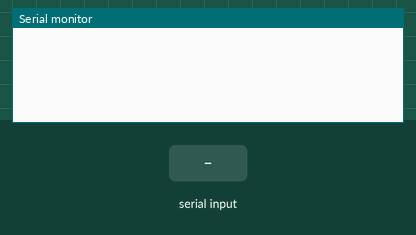
Simulated run of this sketch. Board: Arduino Uno, built with avr-gcc and run on an emulated ATmega328P. Shown: the last lines printed to the serial monitor. The inputs (shaded band) are chosen by the test bench.

Above: at 1.2 s.
1.3 s: "90,45\n" received over Serial
At 2.6 s:
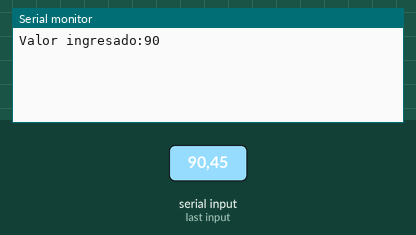
2.9 s: "30,150\n" received over Serial
At 3.7 s:
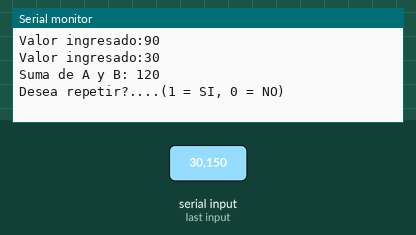

The sketch:

P14_MaquinaEstados_SumaNumeros.ino
```cpp
int estado = 0;

void setup() {
  // put your setup code here, to run once:
  Serial.begin(9600);
  Serial.setTimeout(10);
}

int valorA;
int valorB;
int b;
void loop() {
  // put your main code here, to run repeatedly:
  switch(estado){
    case 0:
    case 1:
      if(Serial.available()>0){
        int v = Serial.readString().toInt();
        Serial.println("Valor ingresado:" + String(v));
        if(estado == 0){ valorA = v; } else { valorB = v;}
        estado++;
      }
    break;
    case 2:
      int r = valorA + valorB;
      Serial.println("Suma de A y B: " + String(r));
      estado++;
    case 3:
      Serial.println("Desea repetir?....(1 = SI, 0 = NO)");
      estado++;
    case 4:
      if(Serial.available()>0){
        Serial.println("Serial disponible?");
        int v = Serial.readString().toInt();
        if(v == 1){ estado = 0; } else {
          Serial.println("Acaba de llegar al fin!");
          estado++;
        }
      }
  }
  delay(100);
}
```

Measured:
- after the input at 1.3 s, the serial monitor: prints a new line after 0.11 s (image 1)
- after the input at 2.9 s, the serial monitor: prints a new line at once (image 2)
